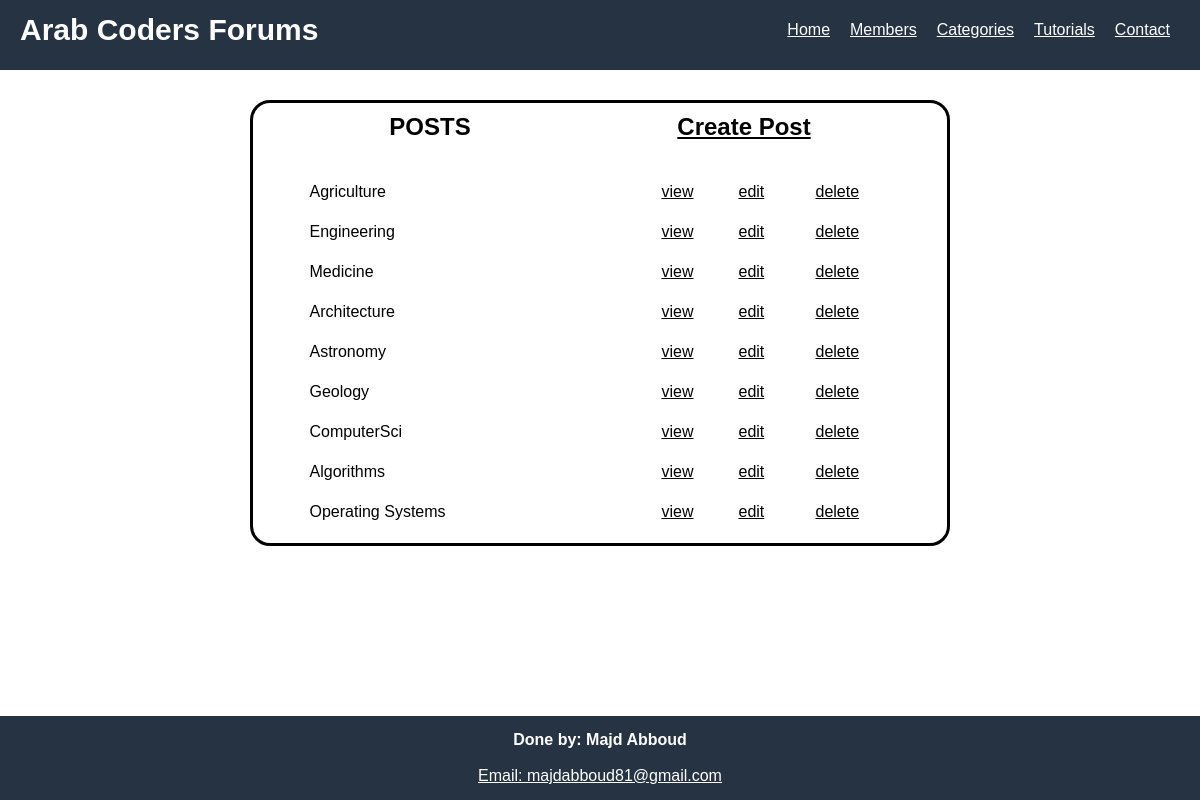
The page /index on the database as committed earlier.
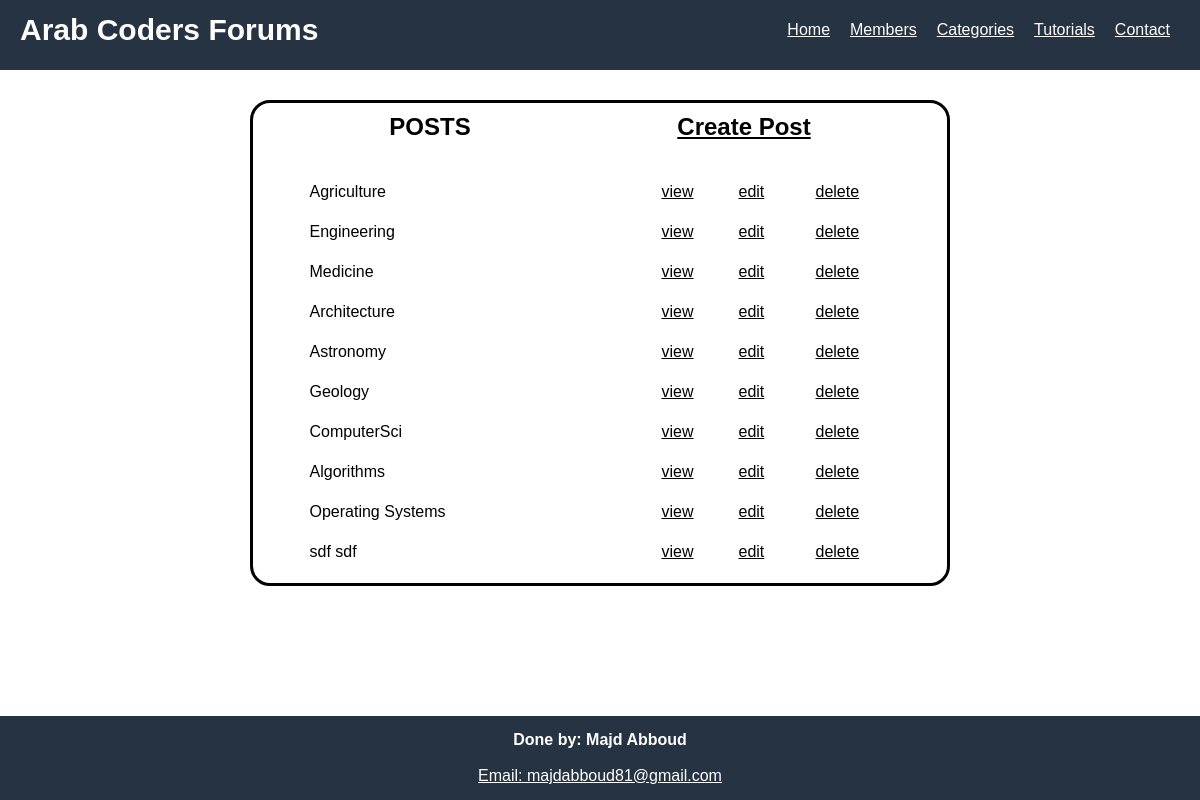
The same page on the database as committed later.
### app/models.py (models this page shows, shortened)
class Post(db.Model):
    id = db.Column(db.Integer, primary_key=True)
    title = db.Column(db.String(50))
    content = db.Column(db.String(800))
    member_id = db.Column(db.Integer, db.ForeignKey("members.id"))

### app/views.py (the view)
@app.route("/")
@app.route("/index")
def home():
    return render_template("index.html", posts = post_store.get_all())

### app/store.py (called while the page is built)
    def get_all(self):
        return self.data_provider.query.all()

### app/templates/index.html (shortened to what this page needs)
<!DOCTYPE html>
<html>
<head>
    <link rel="stylesheet" type="text/css" href="/static/style.css"/>
</head>
<body>
    <div id="container">
        <nav id="menu">
            <h1 id="logo"> Arab Coders Forums </h1>
            <div class="menu-all"><ul>
                <li class="menu-item"><a href="#"> Home </a></li>
                <li class="menu-item"><a href="#"> Members </a></li>
                <li class="menu-item"><a href="#"> Categories </a></li>
                <li class="menu-item"><a href="#"> Tutorials </a></li>
                <li class="menu-item"><a href="#"> Contact </a></li>
            </ul></div>
        </nav>
    </div>
    <div class="content">
        <h2> POSTS <a href="topic_add" style="padding-left: 200px">Create Post</a></h2>
        <table id="body-content">
            <tbody style="padding-buttom: 20px;">
        {% for post in posts %}
            <tr>
                <td>
                    {{post.title}}
                </td>
                <td>
                    <a href="{{ url_for('topic_view', id = post.id) }}" target="_blank">view</a>
                </td>
                <td>
                    <a href="{{ url_for('topic_edit', id = post.id) }}">edit</a>
                </td >
                <td>
                    <a href="{{ url_for('topic_delete', id = post.id) }}" data-id="{{post.id}}" class="deleted">delete</a>
                </td>
            </tr>
        {% endfor %}
            </tbody>
        </table>
    </div>
    <div>
        <footer class="wsfooter">
            <h4>Done by: Majd Abboud</h4>
            <br>
            <p><a href="mailto:majdabboud81@gmail.com">Email: majdabboud81@gmail.com</a></p>
        </footer>
    </div>
</body>
</html>

### app/static/style.css (style rules this page uses)
* { padding: 0; margin: 0 auto; box-sizing: border-box; font-family: 'Cairo', sans-serif; text-rendering: optimizeLegibility; -webkit-font-smoothing: antialiased; -moz-osx-font-smoothing: grayscale; }
body { min-height: 400px; margin-bottom: 100px; clear: both; }
#container { width: 100%; margin: 0 auto; }
h1 { font-size: 40px; }
#menu { height: 70px; width: 100%; background-color: #253342; color: #FFF; }
#logo { float: left; line-height: 60px; padding-left: 20px; font-size: 30px; font-weight: bold; }
.menu-item { float: left; padding: 10px; list-style-type: none; line-height: 40px; }
.menu-all { float: right; padding-right: 20px; }
a { color: #FFF; }
.content { max-width: 700px; margin-top: 30px; border: solid black; border-radius: 20px; padding-bottom: 20px; }
table td { min-width: 75px; padding-top: 20px; margin-buttom: 20px; }
table td:first-child { min-width: 350px; }
.content a { color: black; }
h2 { text-align: center; margin-top: 10px; }
#body-content { margin-top: 20px; }
.wsfooter { position: fixed; clear: both; text-align: center; background-color: #253342; color: white; padding: 15px; margin-top: 15px ; width: 100%; bottom: 0; }

Rows that differ between the two databases and show on the page:
added Post: title "sdf sdf"
